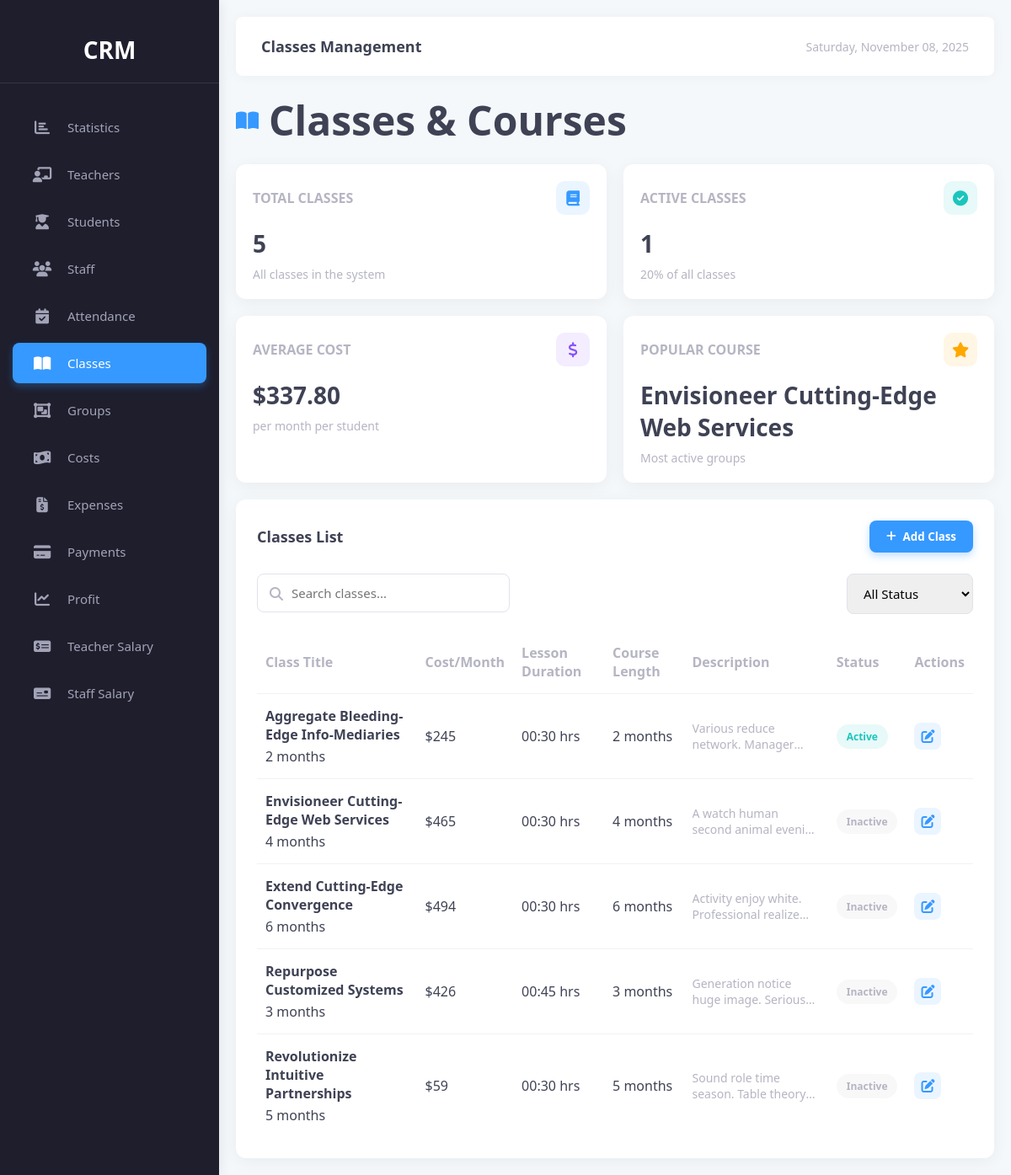
The page /class/ on the database its author committed.
### classes/models.py (models this page shows, shortened)
class Class(models.Model):
    STATUS_CHOICES = [
        (1, "Active"),
        (2, "Inactive"),
    ]
    title = models.CharField(max_length=255)
    cost_per_month = models.BigIntegerField()
    duration_per_lesson = models.TimeField()
    length = models.CharField(max_length=150)
    description = models.TextField()
    status = models.SmallIntegerField(choices=STATUS_CHOICES, default=1)

### views/classes/views.py (the view)
# urls.py: path('', views.classes_view, name='classes'),
def classes_view(request):
    classes = Class.objects.all().order_by('title')
    total_classes = classes.count()
    active_classes = classes.filter(status=1).count()
    active_percentage = round((active_classes / total_classes) * 100) if total_classes else 0
    avg_cost = classes.aggregate(avg_cost=Avg('cost_per_month'))['avg_cost'] or 0
    popular_class = Group.objects.values('classes__title').annotate(
        group_count=Count('id')
    ).order_by('-group_count').first()
    popular_class_name = popular_class['classes__title'] if popular_class else "N/A"
    context = {
        'classes': classes,
        'total_classes': total_classes,
        'active_classes': active_classes,
        'active_percentage': active_percentage,
        'avg_cost': avg_cost,
        'popular_class': popular_class_name,
        'current_date': datetime.datetime.now().strftime("%A, %B %d, %Y")
    }
    return render(request, 'class.html', context)

### templates/class.html (shortened to what this page needs)
<!DOCTYPE html>
<html lang="en">
<head>
    <link rel="stylesheet" href="https://cdnjs.cloudflare.com/ajax/libs/font-awesome/6.4.0/css/all.min.css">
</head>
<body>
    <div class="sidebar">
        <div class="logo">
            <span>CRM</span>
        </div>
        <div class="nav-links">
            <a href="{% url 'statistic' %}" class="nav-item">
                <i class="fas fa-chart-bar"></i>
                <span class="nav-text">Statistics</span>
            </a>
            <a href="{% url 'teacher' %}" class="nav-item">
                <i class="fas fa-chalkboard-teacher"></i>
                <span class="nav-text">Teachers</span>
            </a>
            <a href="{% url 'students_list' %}" class="nav-item">
                <i class="fas fa-user-graduate"></i>
                <span class="nav-text">Students</span>
            </a>
            <a href="{% url 'staff_list' %}" class="nav-item">
                <i class="fas fa-users"></i>
                <span class="nav-text">Staff</span>
            </a>
            <a href="{% url 'attendance' %}" class="nav-item">
                <i class="fas fa-calendar-check"></i>
                <span class="nav-text">Attendance</span>
            </a>
            <a href="{% url 'classes' %}" class="nav-item active">
                <i class="fas fa-book-open"></i>
                <span class="nav-text">Classes</span>
            </a>
            <a href="{% url 'group_management' %}" class="nav-item">
                <i class="fas fa-object-group"></i>
                <span class="nav-text">Groups</span>
            </a>
            <a href="{% url 'costs_management' %}" class="nav-item">
                <i class="fas fa-money-bill-wave"></i>
                <span class="nav-text">Costs</span>
            </a>
            <a href="{% url 'expense_management' %}" class="nav-item">
                <i class="fas fa-file-invoice-dollar"></i>
                <span class="nav-text">Expenses</span>
            </a>
            <a href="{% url 'payment_management' %}" class="nav-item">
                <i class="fas fa-credit-card"></i>
                <span class="nav-text">Payments</span>
            </a>
            <a href="{% url 'profit_analysis' %}" class="nav-item">
                <i class="fas fa-chart-line"></i>
                <span class="nav-text">Profit</span>
            </a>
            <a href="{% url 'teacher_salary' %}" class="nav-item">
                <i class="fas fa-money-check-alt"></i>
                <span class="nav-text">Teacher Salary</span>
            </a>
            <a href="{% url 'staff_salary' %}" class="nav-item">
                <i class="fas fa-money-check"></i>
                <span class="nav-text">Staff Salary</span>
            </a>
        </div>
    </div>
    <div class="main-content">
        <div class="content-header">
            <div class="welcome-text">Classes Management</div>
            <div class="date-display">{{ current_date }}</div>
        </div>
        <div class="page-title">
            <i class="fas fa-book-open"></i>
            <h1>Classes & Courses</h1>
        </div>
        <div class="stats-container">
            <div class="stat-card">
                <div class="stat-header">
                    <div class="stat-title">TOTAL CLASSES</div>
                    <div class="stat-icon primary">
                        <i class="fas fa-book"></i>
                    </div>
                </div>
                <div class="stat-value">{{ total_classes }}</div>
                <div class="stat-meta">
                    <span>All classes in the system</span>
                </div>
            </div>
            <div class="stat-card">
                <div class="stat-header">
                    <div class="stat-title">ACTIVE CLASSES</div>
                    <div class="stat-icon success">
                        <i class="fas fa-check-circle"></i>
                    </div>
                </div>
                <div class="stat-value">{{ active_classes }}</div>
                <div class="stat-meta">
                    <span>{{ active_percentage }}% of all classes</span>
                </div>
            </div>
            <div class="stat-card">
                <div class="stat-header">
                    <div class="stat-title">AVERAGE COST</div>
                    <div class="stat-icon secondary">
                        <i class="fas fa-dollar-sign"></i>
                    </div>
                </div>
                <div class="stat-value">${{ avg_cost|floatformat:2 }}</div>
                <div class="stat-meta">
                    <span>per month per student</span>
                </div>
            </div>
            <div class="stat-card">
                <div class="stat-header">
                    <div class="stat-title">POPULAR COURSE</div>
                    <div class="stat-icon warning">
                        <i class="fas fa-star"></i>
                    </div>
                </div>
                <div class="stat-value">{{ popular_class }}</div>
                <div class="stat-meta">
                    <span>Most active groups</span>
                </div>
            </div>
        </div>
        <div class="classes-container">
            <div class="card">
                <div class="card-header">
                    <div class="card-title">Classes List</div>
                    <button class="btn btn-primary" id="addClassBtn">
                        <i class="fas fa-plus"></i> Add Class
                    </button>
                </div>
                <div class="table-controls">
                    <div class="search-box">
                        <i class="fas fa-search"></i>
                        <input type="text" id="searchInput" placeholder="Search classes..." oninput="filterClasses()">
                    </div>
                    <div class="filter-controls">
                        <select class="filter-select" id="statusFilter" onchange="filterClasses()">
                            <option value="all">All Status</option>
                        </select>
                    </div>
                </div>
                <div class="table-responsive">
                    <table>
                        <thead>
                            <tr>
                                <th>Class Title</th>
                                <th>Cost/Month</th>
                                <th>Lesson Duration</th>
                                <th>Course Length</th>
                                <th>Description</th>
                                <th>Status</th>
                                <th>Actions</th>
                            </tr>
                        </thead>
                        <tbody id="classesTable">
                            {% for class in classes %}
                            <tr>
                                <td>
                                    <div class="class-title">{{ class.title }}</div>
                                    <div class="subject-tag">{{ class.length }}</div>
                                </td>
                                <td>${{ class.cost_per_month }}</td>
                                <td>{{ class.duration_per_lesson|time:"H:i" }} hrs</td>
                                <td>{{ class.length }}</td>
                                <td>
                                    <div class="class-description">{{ class.description }}</div>
                                </td>
                                <td>
                                    <div class="status {% if class.status == 1 %}active{% else %}inactive{% endif %}"
                                         data-id="{{ class.id }}">
                                        {{ class.get_status_display }}
                                    </div>
                                </td>
                                <td>
                                    <div class="action-buttons">
                                        <div class="action-btn edit-btn" data-id="{{ class.id }}">
                                            <i class="fas fa-edit"></i>
                                        </div>
                                    </div>
                                </td>
                            </tr>
                            {% endfor %}
                        </tbody>
                    </table>
                </div>
            </div>
        </div>
    </div>
</body>
</html>

### rows shown on the page
Class: title "Envisioneer Cutting-Edge Web Services", length "4 months", cost_per_month "465", duration_per_lesson "00:30", description "A watch human second animal…", status "Inactive"
Class: title "Aggregate Bleeding-Edge Info-Mediaries", length "2 months", cost_per_month "245", duration_per_lesson "00:30", description "Various reduce network.…", status "Active"
Class: title "Extend Cutting-Edge Convergence", length "6 months", cost_per_month "494", duration_per_lesson "00:30", description "Activity enjoy white. Professional…", status "Inactive"
Class: title "Repurpose Customized Systems", length "3 months", cost_per_month "426", duration_per_lesson "00:45", description "Generation notice huge image.…", status "Inactive"
Class: title "Revolutionize Intuitive Partnerships", length "5 months", cost_per_month "59", duration_per_lesson "00:30", description "Sound role time season. Table…", status "Inactive"

### other values the page prints
{{ total_classes }} "5"
{{ active_classes }} "1"
{{ active_percentage }} "20"
{{ avg_cost|floatformat:2 }} "337.80"
